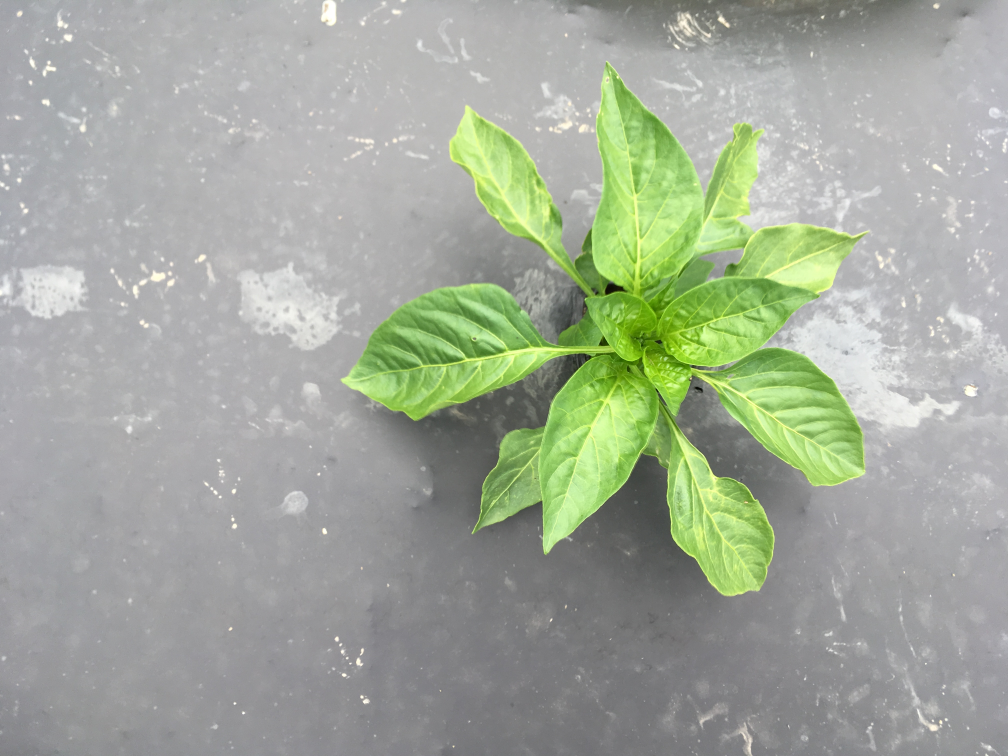
#> input picture images/crops/Copy of IMG_1918.JPG, 4032 x 3024 px (shown at 1/4 size); its folder holds only this picture in this run
$ jupyter execute --allow-errors test3_label.ipynb   (older library calls are emulated)
#> lines starting #> are read from the running program, lines starting #| are printed output that depends on the picture
[cell 1]
#http://scikit-image.org/docs/dev/auto_examples/segmentation/plot_segmentations.html
from scipy import misc
import matplotlib.pyplot as plt
import glob
import numpy as np
import pickle

[cell 2]
cropsnames=glob.glob("/home/prapan/Documents/images/crops/*")

[cell 3]
cropspics=[]
xsize=200
ysize=200
for name in cropsnames:
	pic=misc.imread(name)
#> pic is the input picture: shape (3024, 4032, 3); mean R, G, B 162.1, 169.6, 154.7
	cropspics.append(misc.imresize(pic,(xsize,ysize)))

numofpics=len(cropspics)
#> numofpics = 1
print(cropspics[0].dtype)
#| uint8
print(numofpics)
#| 1
print(cropspics[0].shape)
#| (200, 200, 3)

allimages=np.empty(shape=[numofpics,xsize,ysize,3])
for i in range(numofpics):
	allimages[i]=cropspics[i].astype(dtype="float32")
allimages/=255
plt.imshow(allimages[0])
plt.show()
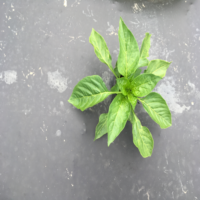
#> shown: shape (200, 200, 3) float64; mean R, G, B 0.636, 0.665, 0.607

[cell 4]
histo = np.histogram(allimages[0], bins=np.arange(0, 256))
plt.hist(histo)
plt.show()
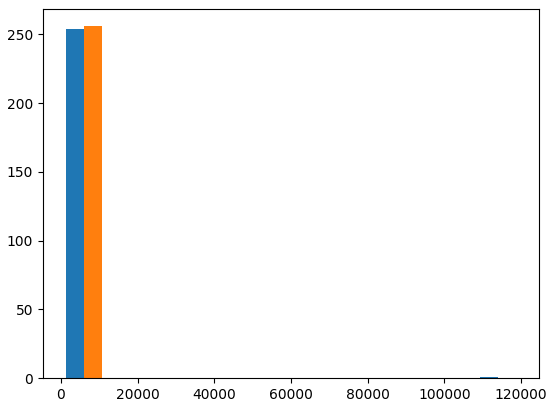
#> figure drawn by matplotlib, 1 panel; tallest bar 254 high, from x = 1199.9 to 5999.6; tallest bar 256 high, from x = 5999.6 to 10799.2

[cell 5]
from skimage.data import astronaut
from skimage.color import rgb2gray
from skimage.filters import sobel
from skimage.segmentation import felzenszwalb, slic, quickshift, watershed
from skimage.segmentation import mark_boundaries
from skimage.util import img_as_float

[cell 6]
#img = img_as_float(allimages[0][::2, ::2])
img = allimages[0]
segments_fz = felzenszwalb(img, scale=100, sigma=0.5, min_size=50)
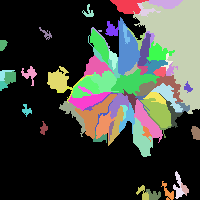
#> segments_fz: shape (200, 200) int64; 70 distinct labels, from 0 to 69; one colour per label, 0 black
segments_slic = slic(img, n_segments=250, compactness=10, sigma=1)
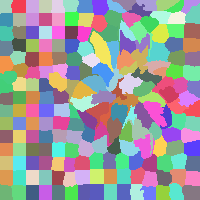
#> segments_slic: shape (200, 200) int64; 204 distinct labels, from 1 to 204; one colour per label, 0 black
segments_quick = quickshift(img, kernel_size=3, max_dist=6, ratio=0.5)
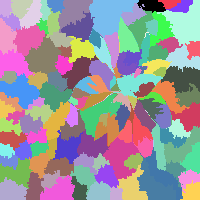
#> segments_quick: shape (200, 200) int64; 150 distinct labels, from 0 to 149; one colour per label, 0 black
gradient = sobel(rgb2gray(img))
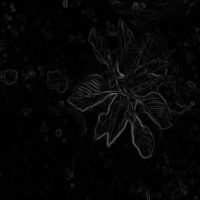
#> gradient: shape (200, 200) float64; min 1.96e-17, max 0.451, mean 0.0275
segments_watershed = watershed(gradient, markers=250, compactness=0.001)
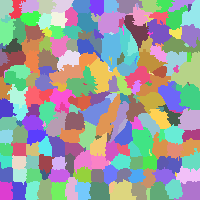
#> segments_watershed: shape (200, 200) int64; 225 distinct labels, from 1 to 225; one colour per label, 0 black

print("Felzenszwalb number of segments: {}".format(len(np.unique(segments_fz))))
#| Felzenszwalb number of segments: 70
print('SLIC number of segments: {}'.format(len(np.unique(segments_slic))))
#| SLIC number of segments: 204
print('Quickshift number of segments: {}'.format(len(np.unique(segments_quick))))
#| Quickshift number of segments: 150
print('Compact watershed number of segments: {}'.format(len(np.unique(segments_watershed))))
#| Compact watershed number of segments: 225

[cell 7]
fig, ax = plt.subplots(2, 2, figsize=(10, 10), sharex=True, sharey=True,
                       subplot_kw={'adjustable': 'box-forced'})

ax[0, 0].imshow(mark_boundaries(img, segments_fz))
ax[0, 0].set_title("Felzenszwalbs's method")
ax[0, 1].imshow(mark_boundaries(img, segments_slic))
ax[0, 1].set_title('SLIC')
ax[1, 0].imshow(mark_boundaries(img, segments_quick))
ax[1, 0].set_title('Quickshift')
ax[1, 1].imshow(mark_boundaries(img, segments_watershed))
ax[1, 1].set_title('Compact watershed')

for a in ax.ravel():
    a.set_axis_off()

plt.tight_layout()
plt.show()
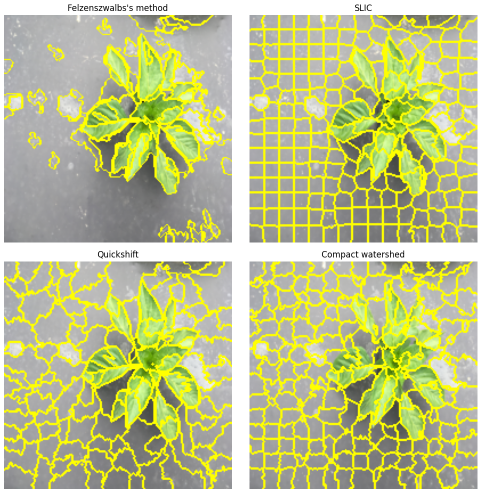
#> figure drawn by matplotlib, 4 panels

[cell 8]
print(img.shape)
#| (200, 200, 3)
print(img.size)
#| 120000
print(img)
#> (printed output is left out)

[cell 9]
print(segments_fz.dtype)
#| int64
print(segments_fz.shape)
#| (200, 200)
print(segments_fz.size)
#| 40000
print(segments_fz)
#> (printed output is left out)

[cell 10]
print(len(np.unique(segments_fz)))
#| 70

[cell 11]
print(np.unique(segments_fz))
#| [ 0  1  2  3  4  5  6  7  8  9 10 11 12 13 14 15 16 17 18 19 20 21 22 23
#|  24 25 26 27 28 29 30 31 32 33 34 35 36 37 38 39 40 41 42 43 44 45 46 47
#|  48 49 50 51 52 53 54 55 56 57 58 59 60 61 62 63 64 65 66 67 68 69]
print(mark_boundaries(img, segments_fz).shape)
#| (200, 200, 3)

[cell 12]
print(mark_boundaries(img, segments_fz))
#> (printed output is left out)

#> (a cell that did not finish here is left out)

[cell 14]
print(segments_fz[0].size)
#| 200
print(segments_fz[199,150])
#| 69

[cell 15]
print(segments_fz[0].size)
#| 200
print(segments_fz[:,:])
#> (printed output is left out)
np.savetxt("segments_fz.csv",segments_fz[:,:],delimiter=",")
